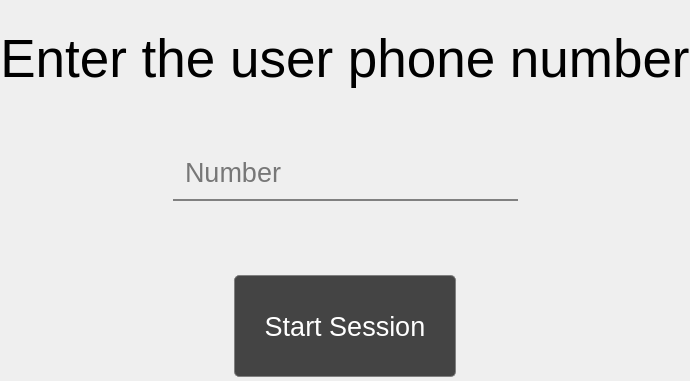
              <widget class="QWidget" name="enterLaserPage">
               <layout class="QVBoxLayout" name="verticalLayout_102">
                <property name="spacing">
                 <number>0</number>
                </property>
                <property name="leftMargin">
                 <number>0</number>
                </property>
                <property name="topMargin">
                 <number>0</number>
                </property>
                <property name="rightMargin">
                 <number>0</number>
                </property>
                <property name="bottomMargin">
                 <number>0</number>
                </property>
                <item>
                 <layout class="QVBoxLayout" name="verticalLayout_27" stretch="1,1,2,2,1,1,1">
                  <property name="leftMargin">
                   <number>0</number>
                  </property>
                  <property name="topMargin">
                   <number>0</number>
                  </property>
                  <property name="rightMargin">
                   <number>0</number>
                  </property>
                  <item>
                   <spacer name="verticalSpacer">
                    <property name="orientation">
                     <enum>Qt::Vertical</enum>
                    </property>
                    <property name="sizeHint" stdset="0">
                     <size>
                      <width>20</width>
                      <height>40</height>
                     </size>
                    </property>
                   </spacer>
                  </item>
                  <item>
                   <widget class="QLabel" name="lblUserNumber">
                    <property name="font">
                     <font>
                      <family>Arial</family>
                      <pointsize>40</pointsize>
                     </font>
                    </property>
                    <property name="text">
                     <string>Enter the user phone number</string>
                    </property>
                    <property name="alignment">
                     <set>Qt::AlignCenter</set>
                    </property>
                   </widget>
                  </item>
                  <item>
                   <spacer name="verticalSpacer_3">
                    <property name="orientation">
                     <enum>Qt::Vertical</enum>
                    </property>
                    <property name="sizeHint" stdset="0">
                     <size>
                      <width>20</width>
                      <height>40</height>
                     </size>
                    </property>
                   </spacer>
                  </item>
                  <item>
                   <layout class="QHBoxLayout" name="horizontalLayout" stretch="1,2,1">
                    <item>
                     <spacer name="horizontalSpacer_18">
                      <property name="orientation">
                       <enum>Qt::Horizontal</enum>
                      </property>
                      <property name="sizeHint" stdset="0">
                       <size>
                        <width>40</width>
                        <height>20</height>
                       </size>
                      </property>
                     </spacer>
                    </item>
                    <item>
                     <widget class="LineEdit" name="txtNumber">
                      <property name="font">
                       <font>
                        <family>Arial</family>
                        <pointsize>20</pointsize>
                       </font>
                      </property>
                      <property name="layoutDirection">
                       <enum>Qt::LeftToRight</enum>
                      </property>
                      <property name="styleSheet">
                       <string notr="true">QLineEdit{
border-radius:0px;
border-top:0px;
border-left:0px;
border-right:0px;
border-bottom:2px solid gray;
padding:10px 10px 10px 10px;
background: transparent;
}
QLineEdit:focus{
border-bottom:2px solid white;
}</string>
                      </property>
                      <property name="text">
                       <string/>
                      </property>
                      <property name="alignment">
                       <set>Qt::AlignLeading|Qt::AlignLeft|Qt::AlignVCenter</set>
                      </property>
                      <property name="placeholderText">
                       <string>Number</string>
                      </property>
                      <property name="clearButtonEnabled">
                       <bool>false</bool>
                      </property>
                     </widget>
                    </item>
                    <item>
                     <spacer name="horizontalSpacer_17">
                      <property name="orientation">
                       <enum>Qt::Horizontal</enum>
                      </property>
                      <property name="sizeHint" stdset="0">
                       <size>
                        <width>40</width>
                        <height>20</height>
                       </size>
                      </property>
                     </spacer>
                    </item>
                   </layout>
                  </item>
                  <item>
                   <spacer name="verticalSpacer_4">
                    <property name="orientation">
                     <enum>Qt::Vertical</enum>
                    </property>
                    <property name="sizeHint" stdset="0">
                     <size>
                      <width>20</width>
                      <height>40</height>
                     </size>
                    </property>
                   </spacer>
                  </item>
                  <item>
                   <widget class="QLabel" name="lblLogin">
                    <property name="font">
                     <font>
                      <family>Arial</family>
                      <pointsize>16</pointsize>
                     </font>
                    </property>
                    <property name="styleSheet">
                     <string notr="true"/>
                    </property>
                    <property name="text">
                     <string/>
                    </property>
                    <property name="alignment">
                     <set>Qt::AlignCenter</set>
                    </property>
                   </widget>
                  </item>
                  <item>
                   <layout class="QHBoxLayout" name="horizontalLayout_2" stretch="0,0,0">
                    <property name="bottomMargin">
                     <number>20</number>
                    </property>
                    <item>
                     <spacer name="horizontalSpacer_19">
                      <property name="orientation">
                       <enum>Qt::Horizontal</enum>
                      </property>
                      <property name="sizeHint" stdset="0">
                       <size>
                        <width>40</width>
                        <height>20</height>
                       </size>
                      </property>
                     </spacer>
                    </item>
                    <item>
                     <widget class="QPushButton" name="btnStartSession">
                      <property name="minimumSize">
                       <size>
                        <width>232</width>
                        <height>102</height>
                       </size>
                      </property>
                      <property name="maximumSize">
                       <size>
                        <width>150</width>
                        <height>70</height>
                       </size>
                      </property>
                      <property name="font">
                       <font>
                        <family>Arial</family>
                        <pointsize>20</pointsize>
                       </font>
                      </property>
                      <property name="styleSheet">
                       <string notr="true">QPushButton {
background-color: rgb(68, 68, 68);
min-width: 220px;
min-height: 100px;
border-radius: 5px;
border: 1px solid gray;
margin: 0 5px 0 5px;
outline:0;
color:white;
}
QPushButton:hover:!pressed{
background-color:rgb(77, 77, 77);
border: 1px solid white;
}</string>
                      </property>
                      <property name="text">
                       <string>Start Session</string>
                      </property>
                     </widget>
                    </item>
                    <item>
                     <spacer name="horizontalSpacer_20">
                      <property name="orientation">
                       <enum>Qt::Horizontal</enum>
                      </property>
                      <property name="sizeHint" stdset="0">
                       <size>
                        <width>40</width>
                        <height>20</height>
                       </size>
                      </property>
                     </spacer>
                    </item>
                   </layout>
                  </item>
                 </layout>
                </item>
               </layout>
              </widget>
